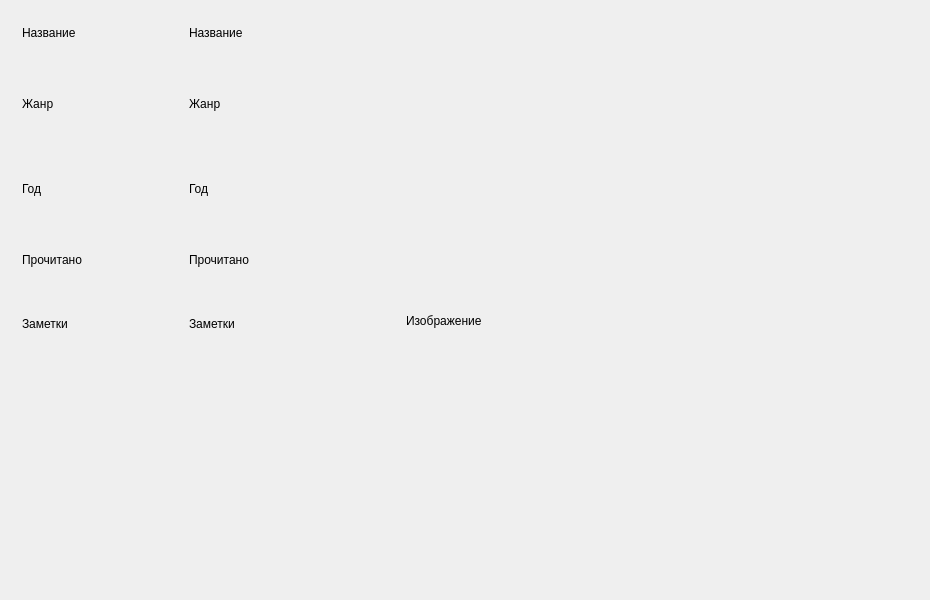
<?xml version="1.0" encoding="UTF-8"?>
<ui version="4.0">
 <class>Form</class>
 <widget class="QWidget" name="Form">
  <property name="geometry">
   <rect>
    <x>0</x>
    <y>0</y>
    <width>930</width>
    <height>600</height>
   </rect>
  </property>
  <property name="sizePolicy">
   <sizepolicy hsizetype="Fixed" vsizetype="Fixed">
    <horstretch>0</horstretch>
    <verstretch>0</verstretch>
   </sizepolicy>
  </property>
  <property name="minimumSize">
   <size>
    <width>900</width>
    <height>600</height>
   </size>
  </property>
  <property name="maximumSize">
   <size>
    <width>930</width>
    <height>600</height>
   </size>
  </property>
  <property name="windowTitle">
   <string>Form</string>
  </property>
  <layout class="QGridLayout" name="gridLayout">
   <item row="4" column="1">
    <widget class="QLabel" name="notes_label">
     <property name="sizePolicy">
      <sizepolicy hsizetype="Fixed" vsizetype="Fixed">
       <horstretch>0</horstretch>
       <verstretch>0</verstretch>
      </sizepolicy>
     </property>
     <property name="minimumSize">
      <size>
       <width>200</width>
       <height>250</height>
      </size>
     </property>
     <property name="maximumSize">
      <size>
       <width>200</width>
       <height>250</height>
      </size>
     </property>
     <property name="text">
      <string>Заметки</string>
     </property>
     <property name="alignment">
      <set>Qt::AlignLeading|Qt::AlignLeft|Qt::AlignTop</set>
     </property>
    </widget>
   </item>
   <item row="3" column="1">
    <widget class="QLabel" name="read_label">
     <property name="sizePolicy">
      <sizepolicy hsizetype="Fixed" vsizetype="Fixed">
       <horstretch>0</horstretch>
       <verstretch>0</verstretch>
      </sizepolicy>
     </property>
     <property name="minimumSize">
      <size>
       <width>200</width>
       <height>30</height>
      </size>
     </property>
     <property name="maximumSize">
      <size>
       <width>200</width>
       <height>30</height>
      </size>
     </property>
     <property name="baseSize">
      <size>
       <width>150</width>
       <height>30</height>
      </size>
     </property>
     <property name="layoutDirection">
      <enum>Qt::LeftToRight</enum>
     </property>
     <property name="text">
      <string>Прочитано</string>
     </property>
    </widget>
   </item>
   <item row="4" column="0">
    <widget class="QLabel" name="label_9">
     <property name="sizePolicy">
      <sizepolicy hsizetype="Fixed" vsizetype="Fixed">
       <horstretch>0</horstretch>
       <verstretch>0</verstretch>
      </sizepolicy>
     </property>
     <property name="minimumSize">
      <size>
       <width>150</width>
       <height>250</height>
      </size>
     </property>
     <property name="maximumSize">
      <size>
       <width>150</width>
       <height>250</height>
      </size>
     </property>
     <property name="text">
      <string>Заметки</string>
     </property>
     <property name="alignment">
      <set>Qt::AlignLeading|Qt::AlignLeft|Qt::AlignTop</set>
     </property>
    </widget>
   </item>
   <item row="3" column="0">
    <widget class="QLabel" name="label_7">
     <property name="sizePolicy">
      <sizepolicy hsizetype="Fixed" vsizetype="Fixed">
       <horstretch>0</horstretch>
       <verstretch>0</verstretch>
      </sizepolicy>
     </property>
     <property name="minimumSize">
      <size>
       <width>150</width>
       <height>30</height>
      </size>
     </property>
     <property name="maximumSize">
      <size>
       <width>150</width>
       <height>30</height>
      </size>
     </property>
     <property name="baseSize">
      <size>
       <width>150</width>
       <height>30</height>
      </size>
     </property>
     <property name="layoutDirection">
      <enum>Qt::LeftToRight</enum>
     </property>
     <property name="text">
      <string>Прочитано</string>
     </property>
    </widget>
   </item>
   <item row="0" column="1">
    <widget class="QLabel" name="name_label">
     <property name="sizePolicy">
      <sizepolicy hsizetype="Fixed" vsizetype="Fixed">
       <horstretch>0</horstretch>
       <verstretch>0</verstretch>
      </sizepolicy>
     </property>
     <property name="minimumSize">
      <size>
       <width>200</width>
       <height>30</height>
      </size>
     </property>
     <property name="maximumSize">
      <size>
       <width>200</width>
       <height>30</height>
      </size>
     </property>
     <property name="baseSize">
      <size>
       <width>150</width>
       <height>30</height>
      </size>
     </property>
     <property name="layoutDirection">
      <enum>Qt::LeftToRight</enum>
     </property>
     <property name="text">
      <string>Название</string>
     </property>
    </widget>
   </item>
   <item row="1" column="0">
    <widget class="QLabel" name="label_3">
     <property name="sizePolicy">
      <sizepolicy hsizetype="Fixed" vsizetype="Fixed">
       <horstretch>0</horstretch>
       <verstretch>0</verstretch>
      </sizepolicy>
     </property>
     <property name="minimumSize">
      <size>
       <width>150</width>
       <height>30</height>
      </size>
     </property>
     <property name="maximumSize">
      <size>
       <width>150</width>
       <height>30</height>
      </size>
     </property>
     <property name="baseSize">
      <size>
       <width>150</width>
       <height>30</height>
      </size>
     </property>
     <property name="layoutDirection">
      <enum>Qt::LeftToRight</enum>
     </property>
     <property name="text">
      <string>Жанр</string>
     </property>
    </widget>
   </item>
   <item row="1" column="1">
    <widget class="QLabel" name="genre_label">
     <property name="sizePolicy">
      <sizepolicy hsizetype="Fixed" vsizetype="Fixed">
       <horstretch>0</horstretch>
       <verstretch>0</verstretch>
      </sizepolicy>
     </property>
     <property name="minimumSize">
      <size>
       <width>200</width>
       <height>30</height>
      </size>
     </property>
     <property name="maximumSize">
      <size>
       <width>200</width>
       <height>30</height>
      </size>
     </property>
     <property name="baseSize">
      <size>
       <width>150</width>
       <height>30</height>
      </size>
     </property>
     <property name="layoutDirection">
      <enum>Qt::LeftToRight</enum>
     </property>
     <property name="text">
      <string>Жанр</string>
     </property>
    </widget>
   </item>
   <item row="2" column="0">
    <widget class="QLabel" name="label_5">
     <property name="sizePolicy">
      <sizepolicy hsizetype="Fixed" vsizetype="Fixed">
       <horstretch>0</horstretch>
       <verstretch>0</verstretch>
      </sizepolicy>
     </property>
     <property name="minimumSize">
      <size>
       <width>150</width>
       <height>30</height>
      </size>
     </property>
     <property name="maximumSize">
      <size>
       <width>150</width>
       <height>30</height>
      </size>
     </property>
     <property name="baseSize">
      <size>
       <width>150</width>
       <height>30</height>
      </size>
     </property>
     <property name="layoutDirection">
      <enum>Qt::LeftToRight</enum>
     </property>
     <property name="text">
      <string>Год</string>
     </property>
    </widget>
   </item>
   <item row="0" column="0">
    <widget class="QLabel" name="label">
     <property name="sizePolicy">
      <sizepolicy hsizetype="Fixed" vsizetype="Fixed">
       <horstretch>0</horstretch>
       <verstretch>0</verstretch>
      </sizepolicy>
     </property>
     <property name="minimumSize">
      <size>
       <width>150</width>
       <height>30</height>
      </size>
     </property>
     <property name="maximumSize">
      <size>
       <width>150</width>
       <height>30</height>
      </size>
     </property>
     <property name="baseSize">
      <size>
       <width>150</width>
       <height>30</height>
      </size>
     </property>
     <property name="layoutDirection">
      <enum>Qt::LeftToRight</enum>
     </property>
     <property name="text">
      <string>Название</string>
     </property>
    </widget>
   </item>
   <item row="2" column="1">
    <widget class="QLabel" name="year_label">
     <property name="sizePolicy">
      <sizepolicy hsizetype="Fixed" vsizetype="Fixed">
       <horstretch>0</horstretch>
       <verstretch>0</verstretch>
      </sizepolicy>
     </property>
     <property name="minimumSize">
      <size>
       <width>200</width>
       <height>30</height>
      </size>
     </property>
     <property name="maximumSize">
      <size>
       <width>200</width>
       <height>30</height>
      </size>
     </property>
     <property name="baseSize">
      <size>
       <width>150</width>
       <height>30</height>
      </size>
     </property>
     <property name="layoutDirection">
      <enum>Qt::LeftToRight</enum>
     </property>
     <property name="text">
      <string>Год</string>
     </property>
    </widget>
   </item>
   <item row="1" column="2" rowspan="4">
    <widget class="QLabel" name="image_label">
     <property name="minimumSize">
      <size>
       <width>500</width>
       <height>500</height>
      </size>
     </property>
     <property name="maximumSize">
      <size>
       <width>500</width>
       <height>500</height>
      </size>
     </property>
     <property name="text">
      <string>Изображение</string>
     </property>
    </widget>
   </item>
  </layout>
 </widget>
 <resources/>
 <connections/>
</ui>
